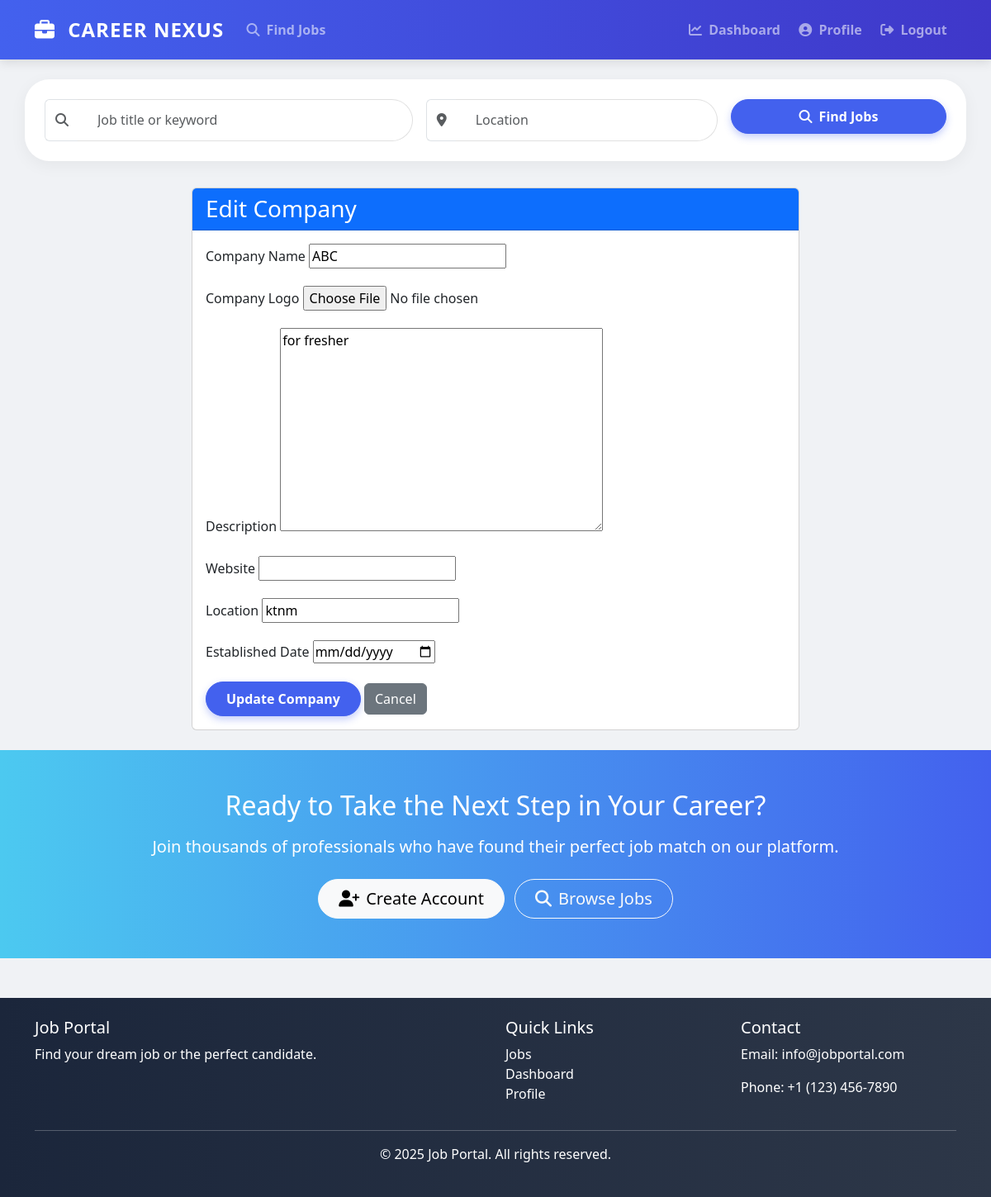
The page /companies/1/update/ (signed in) on the database its author committed.
### companies/models.py (models this page shows, shortened)
class Company(models.Model):
    name = models.CharField(max_length=100)
    owner = models.ForeignKey(User, on_delete=models.CASCADE, related_name='companies')
    logo = models.ImageField(upload_to='company_logos/', blank=True, null=True)
    description = models.TextField()
    website = models.URLField(blank=True, null=True)
    location = models.CharField(max_length=100)
    established_date = models.DateField(blank=True, null=True)
    class Meta:
        verbose_name_plural = "Companies"

### companies/views.py (the view)
# urls.py: path('<int:pk>/update/', views.company_update, name='company_update'),
@login_required
def company_update(request, pk):
    company = get_object_or_404(Company, pk=pk, owner=request.user)
    if request.method == 'POST':
        form = CompanyForm(request.POST, request.FILES, instance=company)
        if form.is_valid():
            form.save()
            messages.success(request, 'Company updated successfully!')
            return redirect('company_detail', pk=company.pk)
    else:
        form = CompanyForm(instance=company)
    return render(request, 'companies/company_form.html', {'form': form, 'company': company})

### companies/forms.py
class CompanyForm(forms.ModelForm):
    class Meta:
        model = Company
        fields = ['name', 'logo', 'description', 'website', 'location', 'established_date']
        widgets = {
            'established_date': forms.DateInput(attrs={'type': 'date'}),
        }

### templates/companies/company_form.html (shortened to what this page needs)
{% extends 'base.html' %}
{% block content %}
<div class="row justify-content-center">
    <div class="col-md-8">
        <div class="card">
            <div class="card-header bg-primary text-white">
                <h3 class="mb-0">{% if company %}Edit{% else %}Add{% endif %} Company</h3>
            </div>
            <div class="card-body">
                <form method="POST" enctype="multipart/form-data">
                    <div class="mb-3">
                        <label for="{{ form.name.id_for_label }}" class="form-label">Company Name</label>
                        {{ form.name }}
                    </div>
                    <div class="mb-3">
                        <label for="{{ form.logo.id_for_label }}" class="form-label">Company Logo</label>
                        {{ form.logo }}
                    </div>
                    <div class="mb-3">
                        <label for="{{ form.description.id_for_label }}" class="form-label">Description</label>
                        {{ form.description }}
                    </div>
                    <div class="mb-3">
                        <label for="{{ form.website.id_for_label }}" class="form-label">Website</label>
                        {{ form.website }}
                    </div>
                    <div class="mb-3">
                        <label for="{{ form.location.id_for_label }}" class="form-label">Location</label>
                        {{ form.location }}
                    </div>
                    <div class="mb-3">
                        <label for="{{ form.established_date.id_for_label }}" class="form-label">Established Date</label>
                        {{ form.established_date }}
                    </div>
                    <button type="submit" class="btn btn-primary">{% if company %}Update{% else %}Create{% endif %} Company</button>
                    <a href="{% if company %}{% url 'company_detail' company.pk %}{% else %}{% url 'company_list' %}{% endif %}" class="btn btn-secondary">Cancel</a>
                </form>
            </div>
        </div>
    </div>
</div>
{% endblock %}

### templates/base.html (style rules this page uses)
:root { --primary-color: #4361ee; --secondary-color: #3f37c9; --accent-color: #4cc9f0; --dark-color: #1b263b; --light-color: #f8f9fa; }
body { font-family: 'Segoe UI', Tahoma, Geneva, Verdana, sans-serif; background-color: #f0f2f5; }
.btn-primary { background-color: var(--primary-color); border-color: var(--primary-color); border-radius: 30px; padding: 0.5rem 1.5rem; font-weight: 600; box-shadow: 0 4px 10px rgba(67, 97, 238, 0.3); }

### rows shown on the page
Company: name "ABC", description "for fresher", location "ktnm"
